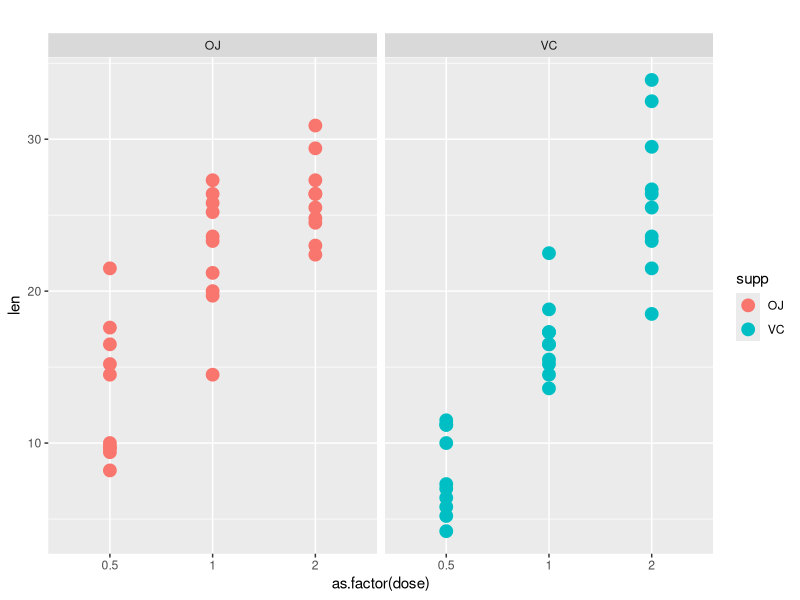

R code for this plot:
# 1. Load the ToothGrowth data and perform some basic exploratory data analyses 
# 2. Provide a basic summary of the data.
# 3. Use confidence intervals and/or hypothesis tests to compare tooth growth by supp and dose. (Only use the techniques from class, even if there's other approaches worth considering)
# 4. State your conclusions and the assumptions needed for your conclusions. 

# 1
library(ggplot2)

library(datasets)
tg <- ToothGrowth
str(tg)
head(tg)
summary(tg)

tg$dose <- as.factor(tg$dose)
str(tg)

# 2
ggplot(data = tg, aes(as.factor(dose), len)) + geom_point(aes(colour=supp), size=4) + ggtitle("") + facet_grid(. ~ supp) 

# 3
library(dplyr)
tg %>% group_by(supp) %>% summarise(mean(len))
